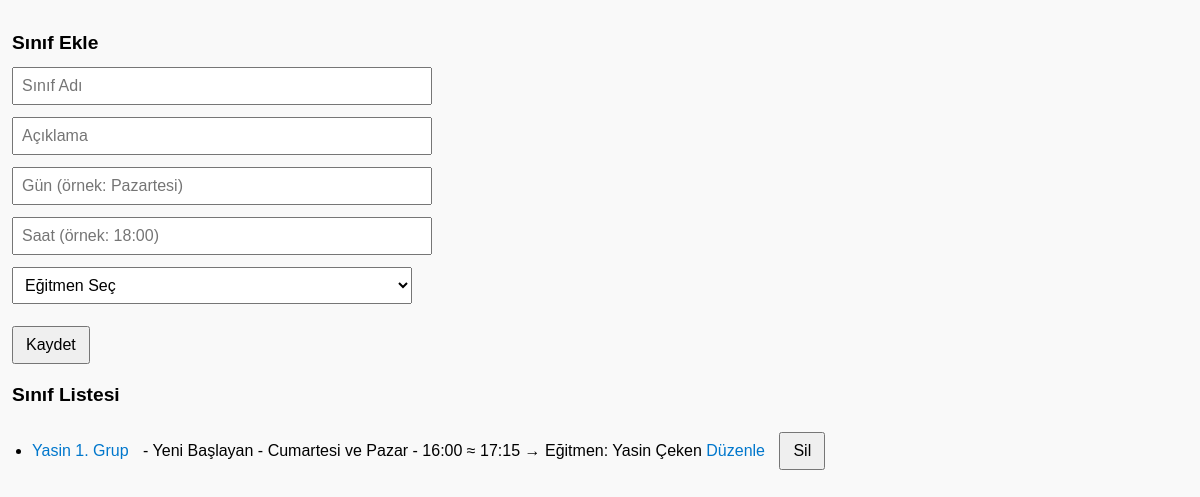
Page /classes on the committed database.
### tables this page shows
CREATE TABLE classes (
    id INTEGER PRIMARY KEY AUTOINCREMENT,
    name TEXT NOT NULL,
    description TEXT,
    day TEXT,
    time TEXT,
    trainer_id INTEGER
);

CREATE TABLE trainers (
    id INTEGER PRIMARY KEY AUTOINCREMENT,
    name TEXT NOT NULL,
    specialty TEXT,
    phone TEXT,
    email TEXT
, share_percent REAL);

### app.py (the view)
@app.route('/classes')
def show_classes():
    conn = get_db_connection()
    classes = conn.execute('''
        SELECT classes.*, trainers.name AS trainer_name
        FROM classes
        LEFT JOIN trainers ON classes.trainer_id = trainers.id
    ''').fetchall()
    trainers = conn.execute('SELECT * FROM trainers').fetchall()
    conn.close()
    return render_template('classes.html', classes=classes, trainers=trainers)

### app.py (called while the page is built)
def get_db_connection():
    conn = sqlite3.connect('database.db')
    conn.row_factory = sqlite3.Row
    return conn

### templates/classes.html (shortened to what this page needs)
<!DOCTYPE html>
<html>
<head>
</head>
<body>
    <h1>Sınıf Ekle</h1>
    <form action="/add_class" method="POST">
        <input type="text" name="name" placeholder="Sınıf Adı" required><br>
        <input type="text" name="description" placeholder="Açıklama"><br>
        <input type="text" name="day" placeholder="Gün (örnek: Pazartesi)"><br>
        <input type="text" name="time" placeholder="Saat (örnek: 18:00)"><br>
        <select name="trainer_id">
            <option value="">Eğitmen Seç</option>
        </select><br>
        <button type="submit">Kaydet</button>
    </form>
    <h2>Sınıf Listesi</h2>
<ul>
    {% for cls in classes %}
        <li>
            <a href="/class/{{ cls['id'] }}">{{ cls['name'] }}</a> - {{ cls['description'] }} - {{ cls['day'] }} - {{ cls['time'] }}
            {% if cls['trainer_name'] %}
                → Eğitmen: {{ cls['trainer_name'] }}
            {% else %}
                → Eğitmen: Yok
            {% endif %}
            <a href="/edit_class/{{ cls['id'] }}">Düzenle</a>
            <form action="/delete_class/{{ cls['id'] }}" method="POST" style="display:inline;">
                <button type="submit">Sil</button>
            </form>
        </li>
    {% endfor %}
</ul>
</body>
</html>

### templates/classes.html (style rules this page uses)
body { font-family: sans-serif; padding: 12px; margin: 0; background-color: #f9f9f9; }
h1, h2, h3 { font-size: 1.2em; margin-top: 20px; }
ul { padding-left: 20px; }
li { margin-bottom: 10px; line-height: 1.4; }
a { display: inline-block; margin-right: 10px; color: #0077cc; text-decoration: none; }
button { padding: 8px 12px; font-size: 1em; margin-top: 10px; }
input, textarea, select { width: 100%; max-width: 400px; padding: 8px; margin-bottom: 12px; font-size: 1em; }

### rows in the picture
classes: name "Yasin 1. Grup", description "Yeni Başlayan", day "Cumartesi ve Pazar", time "16:00 ≈ 17:15", trainer_name "Yasin Çeken"
